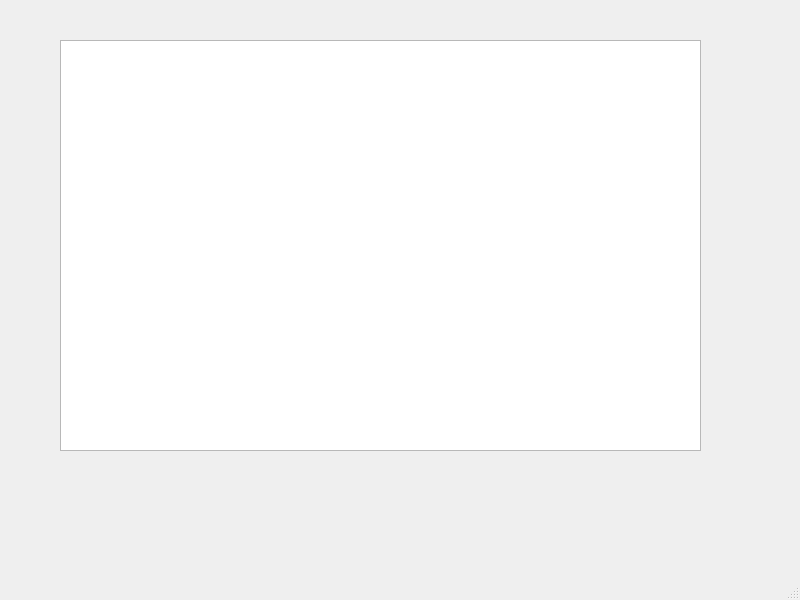
<?xml version="1.0" encoding="UTF-8"?>
<ui version="4.0">
 <class>MainWindow</class>
 <widget class="QMainWindow" name="MainWindow">
  <property name="geometry">
   <rect>
    <x>0</x>
    <y>0</y>
    <width>800</width>
    <height>600</height>
   </rect>
  </property>
  <property name="windowTitle">
   <string>MainWindow</string>
  </property>
  <widget class="QWidget" name="centralwidget">
   <widget class="ImageView" name="widget" native="true">
    <property name="geometry">
     <rect>
      <x>60</x>
      <y>40</y>
      <width>641</width>
      <height>411</height>
     </rect>
    </property>
   </widget>
  </widget>
  <widget class="QMenuBar" name="menubar">
   <property name="geometry">
    <rect>
     <x>0</x>
     <y>0</y>
     <width>800</width>
     <height>21</height>
    </rect>
   </property>
  </widget>
  <widget class="QStatusBar" name="statusbar"/>
 </widget>
 <customwidgets>
  <customwidget>
   <class>ImageView</class>
   <extends>QGraphicsView</extends>
   <header>pyqtgraph</header>
  </customwidget>
  </customwidgets>
 <resources/>
 <connections/>
</ui>
